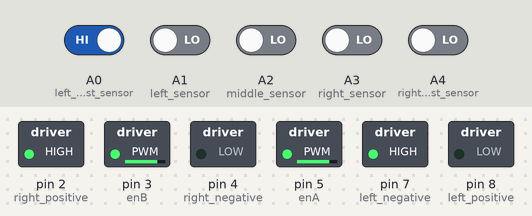
Bench run of a sketch on a simulated Arduino Uno, built with avr-gcc and run on an emulated ATmega328P. On the bench: switched loads named in the sketch (green lamp = pin HIGH). The test bench sets the inputs (shaded band); at power-on: A0 (left_most_sensor) HIGH, A1 (left_sensor), A2 (middle_sensor), A3 (right_sensor), A4 (right_most_sensor) LOW.

Above: at 1.2 s.
1.3 s: A1 (left_sensor) driven HIGH
At 2.0 s:
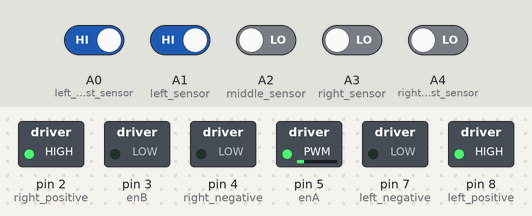
2.9 s: A0 (left_most_sensor) driven LOW
At 3.3 s:
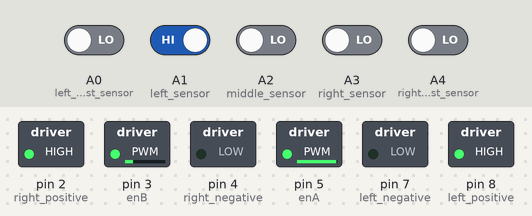
4.5 s: A2 (middle_sensor) driven HIGH
At 5.8 s:
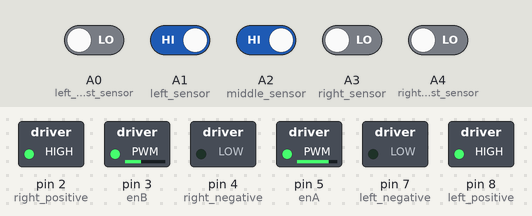
6.1 s: A1 (left_sensor) driven LOW
At 7.1 s:
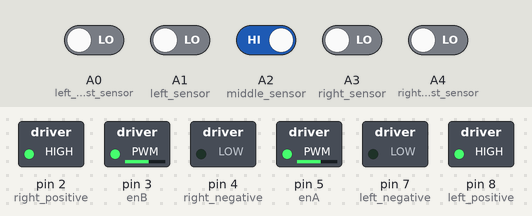
7.7 s: A3 (right_sensor) driven HIGH
At 8.4 s:
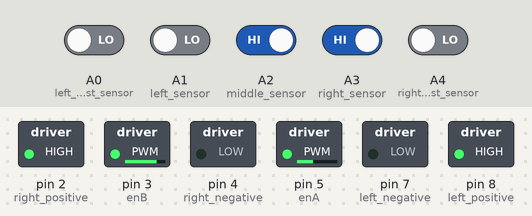
9.3 s: A2 (middle_sensor) driven LOW
At 9.7 s:
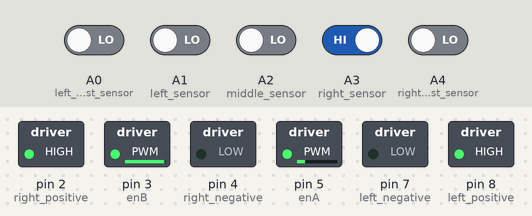
Timing chart, 0 to 11.9 s (numbered marks = the images above; inputs shaded):
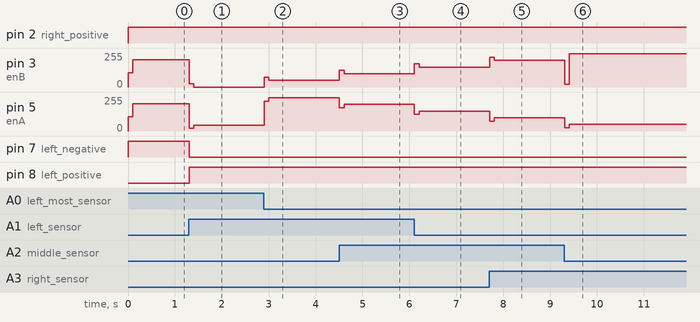

Measured:
- after the input at 1.3 s, pin 3 (enB): 206/255 → 25/255 at once, → 0/255 0.10 s later; pin 5 (enA): 206/255 → 19/255 at once, → 44/255 0.10 s later; pin 7 (left_negative): HIGH → LOW at once; pin 8 (left_positive): LOW → HIGH at once
- after the input at 2.9 s, pin 3 (enB): 0/255 → 75/255 at once, → 50/255 0.10 s later; pin 5 (enA): 44/255 → 225/255 at once, → 250/255 0.10 s later
- after the input at 4.5 s, pin 3 (enB): 50/255 → 125/255 at once, → 100/255 0.10 s later; pin 5 (enA): 250/255 → 175/255 at once, → 200/255 0.10 s later
- after the input at 6.1 s, pin 3 (enB): 100/255 → 175/255 at once, → 150/255 0.10 s later; pin 5 (enA): 200/255 → 125/255 at once, → 150/255 0.10 s later
- after the input at 7.7 s, pin 3 (enB): 150/255 → 225/255 at once, → 200/255 0.10 s later; pin 5 (enA): 150/255 → 75/255 at once, → 100/255 0.10 s later
- after the input at 9.3 s, pin 3 (enB): 200/255 → 19/255 at once, → 250/255 0.10 s later; pin 5 (enA): 100/255 → 25/255 at once, → 50/255 0.10 s later

The sketch:

stage_1.ino
```cpp
//------------SPEED-----------------------------------------------------
int enA = 5;//right motors
int enB = 3;//left motors
int speed=150;

//------------MOTORS----------------------------------------------------
//POSITIVE VOLTAGE TO POSITIVE VARAIBLE => FORWARD (ROTATION)
int right_positive = 2;//IN1 ----- TERMINALS FOR RIGHT MOTOR
int right_negative = 4;//IN2
int left_negative = 7;//IN3 ------ TERMINALS FOR LEFT MOTOR
int left_positive = 8;//IN4

//------------SENSORS---------------------------------------------------
int left_most_sensor = A0;//left sensor pair ---- D1
int left_sensor = A1; //------------------------------- D2
int middle_sensor = A2;// extended sensor  ------- D3
int right_sensor = A3;// right sensor pair  --D4
int right_most_sensor = A4; // --- D5

//------------READINGS--------------------------------------------------
int blak = 1;// REFLECT and NOT REFLECT values
int whit = 0;
int l=0,lm=0,m=0,rm=0,r=0;

float kp =50, kd =25, ki = 0;                   //-------- Values to be fine tuned
float per = 0;
float er = 0;
float I = 0;
float adj =0;

void setup()//----------------------------------------------------------
{
pinMode(enA,OUTPUT);
pinMode(right_positive,OUTPUT);
pinMode(right_negative,OUTPUT);
pinMode(enB,OUTPUT);
pinMode(left_positive,OUTPUT);
pinMode(left_negative,OUTPUT);
pinMode(middle_sensor,INPUT);
pinMode(left_sensor,INPUT);
pinMode(left_most_sensor,INPUT);
pinMode(right_sensor,INPUT);
pinMode(right_most_sensor,INPUT);

}

void move(int lp,int ln,int rn,int rp){
  digitalWrite(left_positive,lp);
  digitalWrite(left_negative,ln);
  digitalWrite(right_negative,rn);
  digitalWrite(right_positive,rp);
  }

void read(){
  l=digitalRead(left_most_sensor);
  lm=digitalRead(left_sensor);
  m=digitalRead(middle_sensor);
  rm=digitalRead(right_sensor);
  r=digitalRead(right_most_sensor);
}

void check(){
  if((l== whit )&&(lm== whit )&&(m== whit )&&(rm== whit )&&(r== blak )) er = 4;

else if((l== whit )&&(lm== whit )&&(m== whit )&&(rm== blak )&&(r== blak )) er = 3;

else if((l== whit )&&(lm== whit )&&(m== whit )&&(rm== blak )&&(r== whit )) er = 2;

else if((l== whit )&&(lm== whit )&&(m== blak )&&(rm== blak )&&(r== whit )) er = 1;

else if((l== whit )&&(lm== whit )&&(m== blak )&&(rm== whit )&&(r== whit )) er = 0;

else if((l== whit )&&(lm== blak )&&(m== blak )&&(rm== whit )&&(r== whit )) er = -1;

else if((l== whit )&&(lm== blak )&&(m== whit )&&(rm== whit )&&(r== whit )) er = -2;

else if((l== blak )&&(lm== blak )&&(m== whit )&&(rm== whit )&&(r== whit )) er = -3;

else if((l== blak )&&(lm== whit )&&(m== whit )&&(rm== whit )&&(r== whit )) er = -4;
}

void set_speed(int left_speed,int right_speed){
  analogWrite(enA,right_speed);
  analogWrite(enB,left_speed);
}

void loop() {
  // put your main code here, to run repeatedly:
  read();
  per = er;
  check();
  I = I + er;
  adj = (kp*er) + (ki*I) + (kd*(er-per));       //---------- Adjustment PID
  if (er==4){
    set_speed(speed+adj,speed+adj);           //------------ Sharp Right
    move(1,0,1,0);
  }
  else if (er==(-4)){
    set_speed(speed+adj,speed+adj);           //------------- Sharp Left
    move(0,1,0,1);
  }
  else{
    set_speed(speed+adj,speed-adj);           //-------------- Everything else (forward and slight turns)
    move(1,0,0,1);
  }
  delay(100);

}
```
